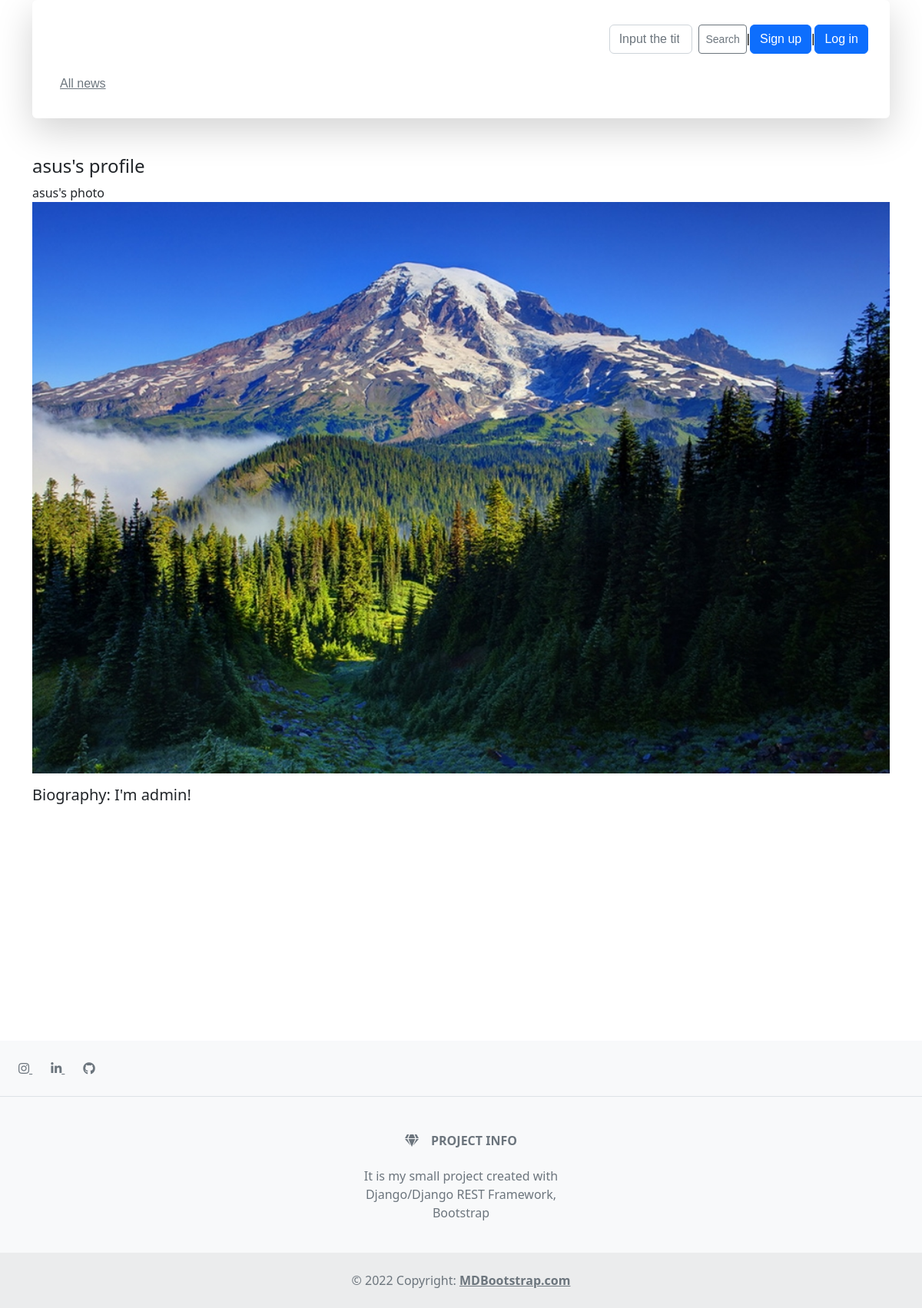
Page /account/user_profile/1 on the earlier database version.
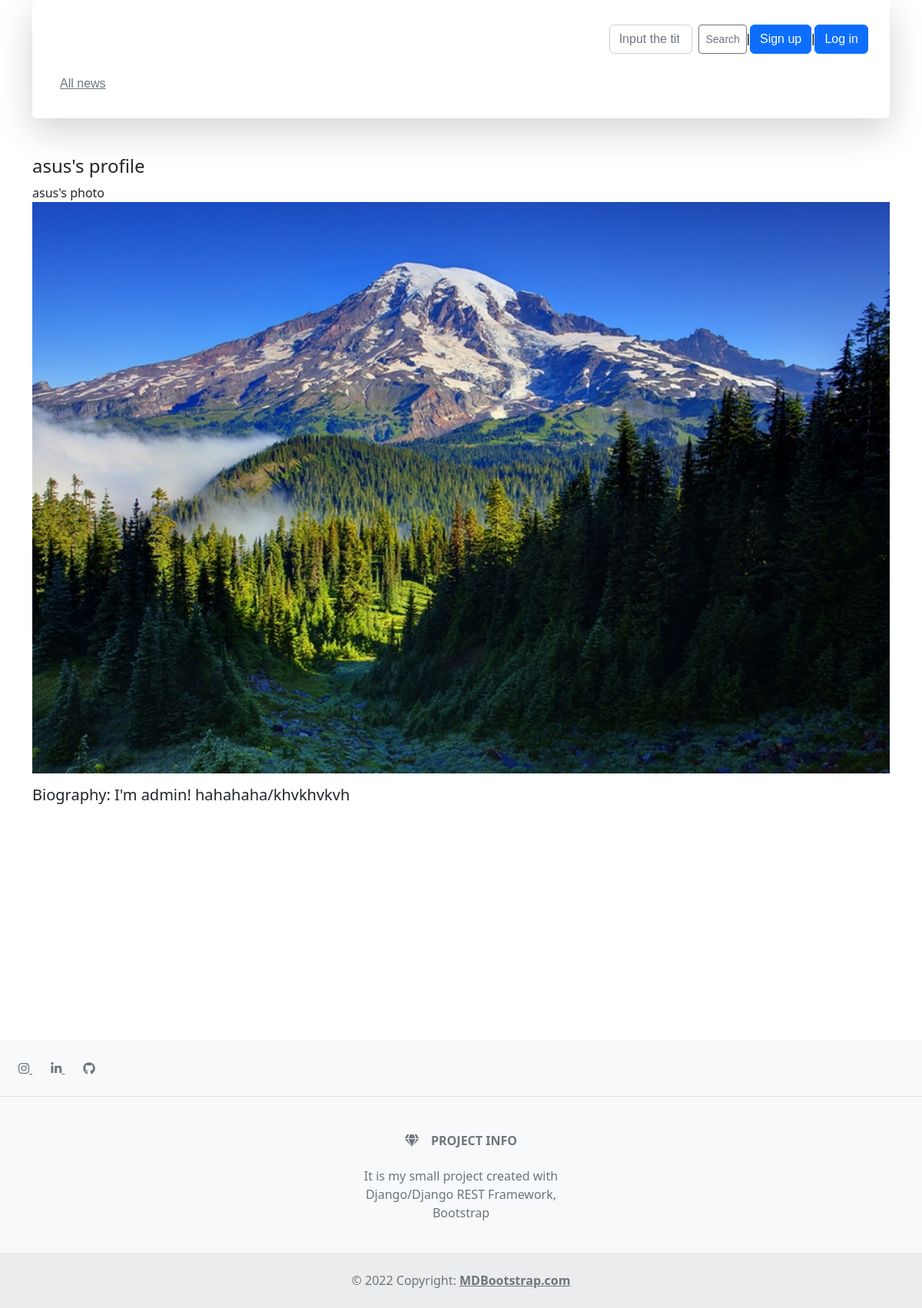
Same page on the later database version.
### blog/models.py (models this page shows, shortened)
class Profile(models.Model):
    user = models.OneToOneField(User, null=True, on_delete=models.SET_NULL)
    biography = models.TextField(blank=True, null=True)
    photo = models.ImageField(blank=True, upload_to=f"profile/", null=True)

### account/views.py (the view)
# urls.py: path('user_profile/<int:user_id>', get_profile, name='get_user_profile')
def get_profile(request, user_id):
    user = User.objects.get(pk=user_id)
    profile = Profile.objects.get(user=User.objects.get(pk=user_id))
    return render(request, 'account/user_profile.html', {'profile': profile})

### templates/account/user_profile.html
{% extends 'blog/base.html' %}
{% block content %}
<div style="margin-top: 20px; margin-bottom: 300px;">
    <h4>{{ profile.user.username}}'s profile</h4>
    {% if profile.photo %}
    {{ profile.user.username}}'s photo
    <p><img class="card-img-top" alt="Thumbnail [100%x225]" src="{{ profile.photo.url }}" data-holder-rendered="true"></p>
    {% endif %}
    {% if profile.biography %}
    <div class="input-group mb-3"><h5>Biography: {{ profile.biography }}</h5></div>
    {% endif %}
</div>
{% endblock %}

Differences in the rows shown:
changed Profile "asus": biography "I'm admin!" → "I'm admin! hahahaha/khvkhvkvh"
